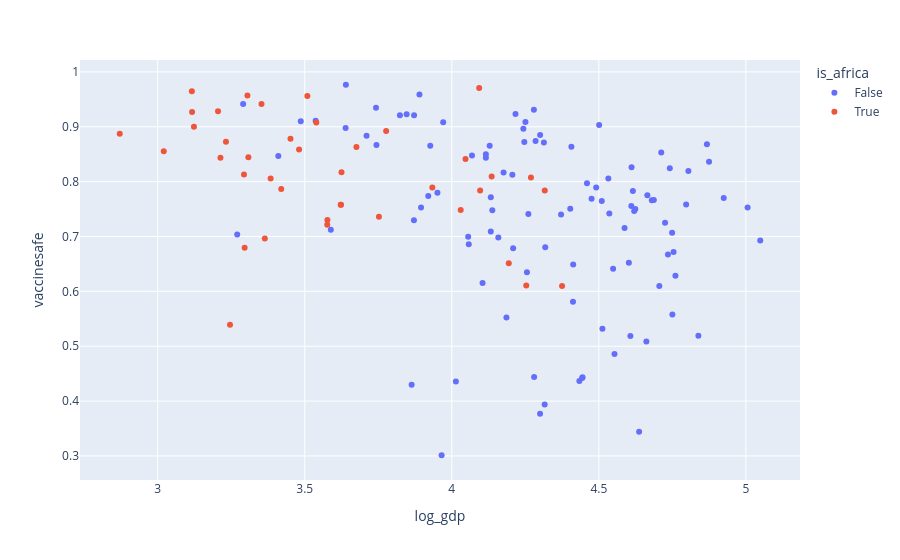

Notebook cell for this chart:
### Markdown cell above
Pandas uses Pyplot to generate scatter plots; one limitation is that Pyplot does not easily generate interactive figures.

However, there's another library that does: Plotly.

Here's a scatter plot using Plotly.  If you see a data point that looks interesting, you can hover over it to get more information.

### Code cell
px.scatter(df, x="log_gdp", 
           y="vaccinesafe", 
           color='is_africa',
           hover_name='country')

### Figure 1 — Plotly figure (JSON) as saved in the notebook; plotly's stock layout.template omitted (floating-point values rounded to 4 significant figures)
{"data": [{"hovertemplate": "<b>%{hovertext}</b><br><br>is_africa=False<br>log_gdp=%{x}<br>vaccinesafe=%{y}<extra></extra>", "hovertext": ["United States", "Lebanon", "Saudi Arabia", "Jordan", "Turkey", "Pakistan", "Indonesia", "Bangladesh", "United Kingdom", "France", "Germany", "Netherlands", "Belgium", "Spain", "Italy", "Poland", "Hungary", "Czech Republic", "Romania", "Sweden", "Greece", "Denmark", "Iran", "Singapore", "Japan", "China", "India", "Venezuela", "Brazil", "Mexico", "Israel", "Palestinian Territories", "Canada", "Australia", "Philippines", "Sri Lanka", "Vietnam", "Thailand", "Cambodia", "Laos", "Myanmar", "New Zealand", "South Korea", "Taiwan", "Afghanistan", "Belarus", "Georgia", "Kazakhstan", "Kyrgyzstan", "Moldova", "Russia", "Ukraine", "Costa Rica", "Albania", "Argentina", "Armenia", "Austria", "Azerbaijan", "Bolivia", "Bosnia and Herzegovina", "Bulgaria", "Chile", "Colombia", "Croatia", "Cyprus", "Dominican Republic", "Ecuador", "El Salvador", "Estonia", "Finland", "Guatemala", "Haiti", "Honduras", "Iceland", "Iraq", "Ireland", "Kuwait", "Latvia", "Lithuania", "Luxembourg", "Macedonia", "Malaysia", "Malta", "Mongolia", "Montenegro", "Nepal", "Nicaragua", "Norway", "Panama", "Paraguay", "Peru", "Portugal", "Serbia", "Slovakia", "Slovenia", "Switzerland", "Tajikistan", "Turkmenistan", "United Arab Emirates", "Uruguay", "Uzbekistan", "Yemen", "Kosovo", "Northern Cyprus"], "legendgroup": "False", "marker": {"color": "#636efa", "symbol": "circle"}, "mode": "markers", "name": "False", "orientation": "v", "showlegend": true, "type": "scatter", "x": [4.797, 4.116, 4.741, 3.971, 4.46, 3.744, 4.116, 3.64, 4.665, 4.662, 4.735, 4.754, 4.706, 4.611, 4.624, 4.51, 4.491, 4.602, 4.413, 4.725, 4.475, 4.749, 4.318, 5.006, 4.637, 4.26, 3.89, 4.217, 4.206, 4.3, 4.611, NaN, 4.68, 4.712, 3.951, 4.129, 3.871, 4.279, 3.639, 3.872, 3.824, 4.62, 4.607, NaN, 3.29, 4.3, 4.058, 4.445, 3.589, 3.863, 4.434, 3.965, 4.247, 4.105, 4.313, 4.014, 4.75, 4.256, 3.895, 4.133, 4.316, 4.403, 4.176, 4.412, 4.548, 4.25, 4.069, 3.92, 4.553, 4.687, 3.927, 3.27, 3.71, 4.76, 4.243, 4.925, 4.867, 4.443, 4.512, 5.049, 4.186, 4.501, 4.616, 4.138, 4.28, 3.486, 3.742, 4.805, 4.407, 4.133, 4.158, 4.532, 4.209, 4.536, 4.587, 4.838, 3.537, 4.285, 4.875, 4.372, 3.846, 3.41, 4.056, NaN], "xaxis": "x", "y": [0.7584, 0.8498, 0.8244, 0.9082, 0.7968, 0.8666, 0.8437, 0.9766, 0.775, 0.5088, 0.6674, 0.6717, 0.6098, 0.8264, 0.7503, 0.7648, 0.7893, 0.6523, 0.6487, 0.7251, 0.7688, 0.7066, 0.6802, 0.753, 0.344, 0.7408, 0.9587, 0.9231, 0.8127, 0.8852, 0.7555, 0.9208, 0.766, 0.853, 0.7797, 0.8654, 0.7295, 0.9308, 0.8978, 0.9211, 0.9211, 0.7464, 0.5187, 0.5388, 0.9416, 0.377, 0.6859, 0.4434, 0.7122, 0.4299, 0.4366, 0.3013, 0.8721, 0.6154, 0.8714, 0.4356, 0.5577, 0.6347, 0.753, 0.709, 0.394, 0.7505, 0.8166, 0.581, 0.641, 0.9087, 0.8474, 0.7737, 0.4859, 0.7664, 0.8653, 0.7036, 0.8836, 0.6284, 0.8965, 0.77, 0.868, 0.442, 0.5319, 0.6928, 0.5522, 0.9033, 0.7828, 0.7476, 0.4441, 0.9099, 0.9347, 0.8192, 0.8634, 0.7716, 0.6982, 0.8059, 0.6788, 0.7421, 0.7154, 0.519, 0.9112, 0.8739, 0.8362, 0.7401, 0.923, 0.8466, 0.6993, 0.873], "yaxis": "y"}, {"hovertemplate": "<b>%{hovertext}</b><br><br>is_africa=True<br>log_gdp=%{x}<br>vaccinesafe=%{y}<extra></extra>", "hovertext": ["Egypt", "Morocco", "Nigeria", "Kenya", "Tanzania", "Ghana", "Uganda", "Benin", "Madagascar", "Malawi", "South Africa", "Botswana", "Ethiopia", "Mali", "Mauritania", "Mozambique", "Niger", "Rwanda", "Senegal", "Zambia", "Burkina Faso", "Cameroon", "Sierra Leone", "Zimbabwe", "Algeria", "Burundi", "Chad", "Comoros", "Republic of Congo", "Gabon", "Guinea", "Ivory Coast", "Liberia", "Libya", "Mauritius", "Namibia", "Eswatini", "The Gambia", "Togo", "Tunisia"], "legendgroup": "True", "marker": {"color": "#EF553B", "symbol": "circle"}, "mode": "markers", "name": "True", "orientation": "v", "showlegend": true, "type": "scatter", "x": [4.093, 3.934, 3.777, 3.539, 3.509, 3.676, 3.308, 3.384, 3.213, 3.117, 4.135, 4.269, 3.305, 3.364, 3.622, 3.123, 3.021, 3.353, 3.577, 3.625, 3.296, 3.576, 3.205, 3.481, 4.194, 2.871, 3.293, 3.451, 3.752, 4.253, 3.42, 3.623, 3.116, 4.316, 4.375, 4.047, 4.03, 3.232, 3.246, 4.096], "xaxis": "x", "y": [0.9708, 0.7892, 0.8921, 0.9078, 0.9562, 0.8632, 0.8443, 0.8058, 0.8437, 0.9269, 0.8095, 0.8073, 0.9568, 0.6963, 0.7577, 0.9, 0.8555, 0.9417, 0.73, 0.8173, 0.6796, 0.7213, 0.9283, 0.8584, 0.6512, 0.8874, 0.8128, 0.8782, 0.7361, 0.6107, 0.7866, 0.7579, 0.9648, 0.7836, 0.6097, 0.8411, 0.7481, 0.8729, 0.5393, 0.7839], "yaxis": "y"}], "layout": {"legend": {"title": {"text": "is_africa"}, "tracegroupgap": 0}, "margin": {"t": 60}, "xaxis": {"anchor": "y", "domain": [0, 1], "title": {"text": "log_gdp"}}, "yaxis": {"anchor": "x", "domain": [0, 1], "title": {"text": "vaccinesafe"}}}}
